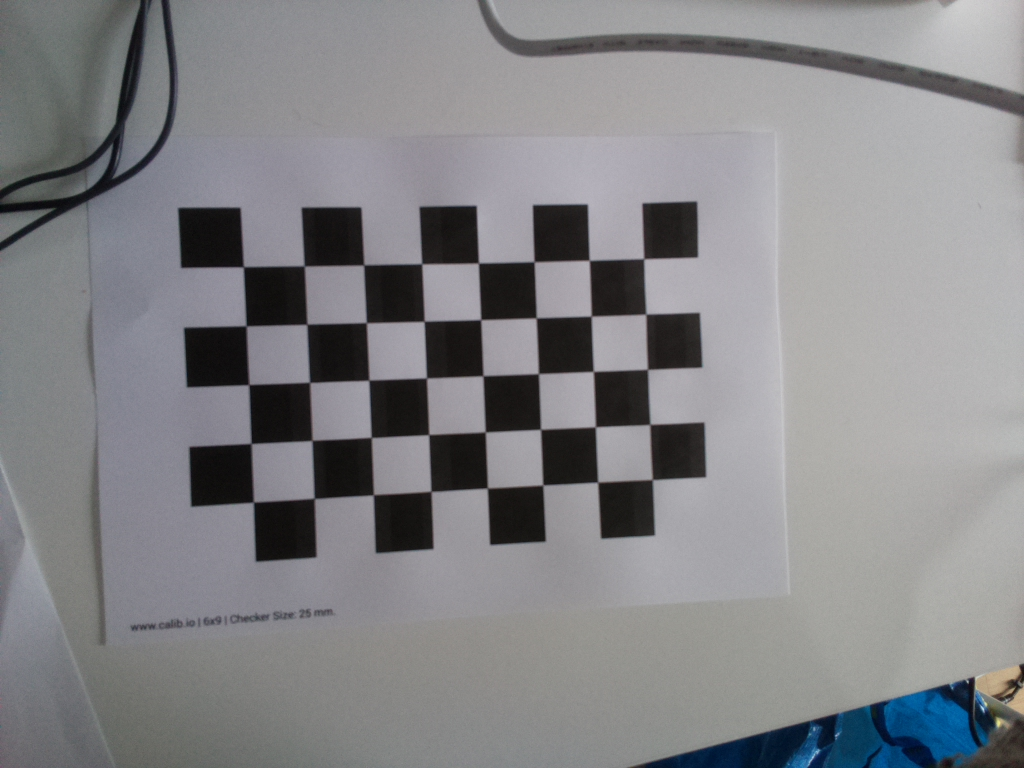
#> input picture data/img_001.jpg, 1024 x 768 px; its folder holds only this picture in this run
$ python main.py
#> lines starting #> are read from the running program, lines starting #| are printed output that depends on the picture; long printed decimals are rounded
### algorithm/opencv/calibration.py
import numpy as np
import cv2 as cv
import matplotlib.pyplot as plt
from PIL import Image
from visualization.checkerboard import show_cb_image_with_detected_corners, draw_XY_arrows
from algorithm.general.feature_analysis import define_XYZ_coordinate_system
from algorithm.general.calib import CameraCalib


def calibrate_with_opencv(input_files: dict, config: dict):
    """
    Checkerboard detection and camera calibration are done using OpenCV. Camera extrinsics, intrinsics, and reprojection
    errors can be obtained.
    Reference: https://docs.opencv.org/4.x/dc/dbb/tutorial_py_calibration.html  [Accessed: 05 Jan., 2024]
    """
    opencvcalib = OpenCVcalib(input_files, config)
    opencvcalib()


class OpenCVcalib(CameraCalib):
    """
    Checkerboard detection and camera calibration are done using OpenCV. Camera extrinsics, intrinsics, and reprojection
    errors can be obtained.
    Reference: https://docs.opencv.org/4.x/dc/dbb/tutorial_py_calibration.html  [Accessed: 05 Jan., 2024]
    """

    def __init__(self, input_files: dict, config: dict):
        super().__init__(input_files, config)

    def __call__(self):

        for idx, img_file in enumerate(self.img_file_list):
            img = np.array(Image.open(img_file))
#> img is the input picture: shape (768, 1024, 3); mean R, G, B 132.3, 132.5, 135.2
            gray_img = cv.cvtColor(img, cv.COLOR_RGB2GRAY)

            detected, detected_corners = cv.findChessboardCorners(
                image=gray_img, patternSize=self.checker_shape, corners=None
            )
#> detected = True; detected_corners = 40 rows, first 8: [243.5, 266.5], [302.6, 264.5], [362.4, 266.4], [421.5, 263.5], [477.5, 263.8], [533.3, 260.4], [588.5, 261], [644.2, 258.9]

            if detected:
                detected_corners_subpix = cv.cornerSubPix(
                    image=gray_img, corners=detected_corners, winSize=(11, 11), zeroZone=(-1, -1),
                    criteria=(cv.TERM_CRITERIA_EPS + cv.TERM_CRITERIA_MAX_ITER, 30, 0.001)  # Termination criteria
                )
#> detected_corners_subpix = 40 rows, first 8: [243.3, 266.8], [304.2, 265.9], [363.7, 264.9], [421.7, 263.8], [478.4, 263], [534.1, 261.7], [589.2, 260.3], [643.7, 258.7]
                self.points2d.append(
                    np.squeeze(detected_corners_subpix)
                )
            else:
                print(f"Corners are not detected ({img_file.name})")

        num_valid_files = len(self.points2d)  # Number of files where checkerboard corners are detected.
#> num_valid_files = 1
        points3d = num_valid_files * [self.points3d]   # 3D point in space
#> points3d = 1 item

        ret, K, distortion_params, rvecs, tvecs = cv.calibrateCamera(
            objectPoints=points3d,
            imagePoints=self.points2d,
            imageSize=gray_img.shape,  # TODO: chceck if this is gray_img.shape[::-1]
            cameraMatrix=None,
            distCoeffs=None
        )
#> ret = 0.164; K = [[4331.3, 0, 412.5], [0, 3616.8, 503.8], [0, 0, 1]]; distortion_params = [[4.2, -86.56, 0.127, -0.05, -0.922]]; rvecs = ([0.0538, -0.58, -0.0484],); tvecs = ([-58.97, -100.6, 1531.4],)

        np.set_printoptions(precision=3, suppress=True)
        print(f"- Intrinsic parameters : \n{K}")
#| - Intrinsic parameters :
#| [[4331.262    0.     412.476]
#|  [   0.    3616.775  503.821]
#|  [   0.       0.       1.   ]]

        # See the link below to check the definition of distortion coefficients.
        # https://docs.opencv.org/4.x/d9/d0c/group__calib3d.html#ga3207604e4b1a1758aa66acb6ed5aa65d
        print(f" Distortion parameters (k1 k2 p1 p2 k3 k4 ...): {distortion_params}")
#> (printed output is left out)

        print("- Extrinsic parameters")

        # Arrow setting for visualization
        magnification_factor = 30
        head_width = 15
        head_length = 10

        reprojection_error = []

        for i in range(num_valid_files):

            projected_points2d, _ = cv.projectPoints(
                objectPoints=points3d[i], rvec=rvecs[i], tvec=tvecs[i], cameraMatrix=K, distCoeffs=distortion_params
            )
#> projected_points2d = 40 rows, first 8: [243, 266.8], [304.1, 265.9], [363.6, 265], [421.6, 264], [478.4, 262.8], [534.3, 261.6], [589.4, 260.3], [643.8, 258.9]

            # averaged over all the corners detected in a single image
            reprojection_error.append(
                self.calculate_reprojection_error(
                    reference_points2d=self.points2d[i], projected_points2d=projected_points2d
                )
            )

            if self.show_figure:
                plt.figure()

                img = np.array(Image.open(self.img_file_list[i]))

                # Show a checkerboard image with detected corners
                show_cb_image_with_detected_corners(
                    img=img, detected_points=self.points2d[i], figure_title=self.img_file_list[i].name,
                    marker_style="x", marker_color="yellow", label="Detected corners"
                )
                plt.plot(
                    projected_points2d[:, 0, 0],
                    projected_points2d[:, 0, 1],
                    marker=".", color="blue", linestyle='None', label="Reprojection"
                )
                plt.legend(loc='center left', bbox_to_anchor=(1, 0.5))
                plt.tight_layout()

                # Set an origin (X, Y, Z) = (0, 0, 0) and unit vectors in X and Y directions.
                origin_point, x0, y0 = define_XYZ_coordinate_system(
                    rvec=rvecs[i], tvec=tvecs[i], intrinsicK=K, distortion_coeff=distortion_params
                )

                # Draw arrows to show X and Y axes
                draw_XY_arrows(
                    origin_point=origin_point,
                    x0=x0,
                    y0=y0,
                    magnification_factor=magnification_factor,
                    head_width=head_width,
                    head_length=head_length,
                )

            print(f"{self.img_file_list[i].name} | Reprojection error = {reprojection_error[-1]:.5f}")
            Rt = np.concatenate([cv.Rodrigues(rvecs[i])[0], tvecs[i].reshape(3, 1)], axis=1)
            print(f"[R | t]:\n{Rt}")
            print("Rot. vec: ", rvecs[i].flatten(), "\n")

        print("- Mean reprojection error")
        print(f" Overall: {np.mean(reprojection_error):.5f}")  # Averaging reprojection errors over all images

        plt.figure()
        plt.bar(
            np.arange(num_valid_files), reprojection_error, color="blue", alpha=0.5
        )
        plt.plot(
            [-0.5, num_valid_files - 0.5], np.mean(reprojection_error) * np.ones(2), "k--"
        )
        plt.xlabel("Images")
        plt.ylabel("Mean reprojection error (pixel)")
        plt.show()

### algorithm/general/calib.py
import numpy as np
from typing import List, Tuple
from enum import Enum
import os


class CalibMethod(Enum):
    OPENCV = "opencv"
    MATLAB = "matlab"
    ZHANG2000 = "zhang2000"


class CameraCalib:
    data_folder: os.PathLike
    checker_shape: Tuple  # Checkerboard shape: ([numbers of corners per column], [number of corners per row])
    checker_size: float  # Size of one square in a checkerboard in mm.
    get_skewness: bool  # Boolean for getting skewness (gamma) in an intrinsics matrix
    num_img_data: int  # Number of image data
    img_file_list: List  # Image file list
    points2d: List   # Detected checkerboard corners in the 2D image plane
    points3d: np.ndarray   # Corresponding 3D points in space

    def __init__(self, input_files: dict, config: dict):

        print(f"Calibration method: {config['calibration_method'].value}")

        self.data_folder = input_files["img_folder"]

        self.img_file_list = list(
            input_files["img_folder"].glob(f"*{config['input_file_format']}")
        )
        self.img_file_list.sort()

        self.num_img_data = len(self.img_file_list)

        if self.num_img_data == 0:
            raise FileNotFoundError(
                "No image files are found. Check directory name or image data type (jpg, png, and so on)"
            )

        self.checker_shape = config["checkerboard"]["num_corners"]
        self.checker_size = config["checkerboard"]["checker_size"]
        self.points2d = []
        self.points3d = self.create_3d_point_of_checker_corners()
        self.show_figure = config["checkerboard"]["show_figure"]

    def create_3d_point_of_checker_corners(self) -> np.ndarray:

        world_points3d = np.zeros(
            (np.prod(self.checker_shape), 3)
        ).astype(np.float32)  # Object points in 3D
        world_points3d[:, :2] = np.mgrid[
                                0:self.checker_shape[0],
                                0:self.checker_shape[1]
                           ].T.reshape(-1, 2) * self.checker_size  # Z values are always 0.

        # x = np.arange(0, checker_shape[1], 1)
        # y = np.arange(checker_shape[0], 0, -1) - 1
        #
        # corners3d = np.stack(
        #     [
        #         np.tile(y, checker_shape[1]),
        #         np.repeat(x, checker_shape[0])
        #     ], axis=1
        # ) * checker_size

        return world_points3d.astype(np.float32)

    @staticmethod
    def calculate_reprojection_error(reference_points2d: np.ndarray, projected_points2d: np.ndarray) -> float:
        """
        Compute reprojection error.
        :param reference_points2d: Coordinates of detected checkerboard corners
        :param projected_points2d: Coordinates of reprojected points
        :return: reprojection error averaged over all the points.
        """
        err = np.squeeze(reference_points2d) - np.squeeze(projected_points2d)
#> err = 40 pairs, first value -0.229 to 0.328, second value -0.249 to 0.149
        return np.mean(
                    np.sqrt(err[:, 0] ** 2 + err[:, 1] ** 2)
               )

### algorithm/general/feature_analysis.py
import cv2 as cv
import numpy as np
from typing import Tuple


# [23 lines left out: function detect_corners, not called in this run]


def define_XYZ_coordinate_system(
        rvec: np.ndarray, tvec: np.ndarray, intrinsicK: np.ndarray, distortion_coeff: np.ndarray
):
    """
    Get (X, Y. Z) = (0, 0, 0) and unit vectors along X and Y axes. These values can be used for visualization of X and
    Y axes.
    :param rvec: Rotation vector
    :param tvec: Translation vector
    :param intrinsicK: Camera intrinsics matrix
    :param distortion_coeff: Distortion coefficients. It follows OpenCV convention: k1, k2, p1, p2, k3, ....
    :return:
        - origion_point: (X,Y,Z) = (0, 0, 0)
        - x0: Unit vector in the X direction.
        - y0: Unit vector in the Y direction.
    """

    # Origin point (X, Y, Z) = (0, 0, 0)
    origin_point = cv.projectPoints(
        objectPoints=np.array([0.0, 0.0, 0.0]), rvec=rvec,
        tvec=tvec, cameraMatrix=intrinsicK, distCoeffs=distortion_coeff
    )[0][0][0]
#> origin_point = [243, 266.8]

    # Set a unit vector in X
    x0 = cv.projectPoints(
        objectPoints=np.array([1.0, 0.0, 0.0]), rvec=rvec,
        tvec=tvec, cameraMatrix=intrinsicK, distCoeffs=distortion_coeff
    )[0][0][0]
#> x0 = [245.5, 266.7]

    # Set a unit vector in Y
    y0 = cv.projectPoints(
        objectPoints=np.array([0.0, 1.0, 0.0]), rvec=rvec,
        tvec=tvec, cameraMatrix=intrinsicK, distCoeffs=distortion_coeff
    )[0][0][0]
#> y0 = [243.1, 269.2]
#> in __call__, `origin_point, x0, y0 = define_XYZ_coordinate_system( rvec=rvecs[i], tv..`: origin_point = [243, 266.8]; x0 = [245.5, 266.7]; y0 = [243.1, 269.2]

    return origin_point, x0, y0

### visualization/checkerboard.py
import matplotlib.pyplot as plt
import numpy as np


def show_cb_image_with_detected_corners(
        img: np.ndarray,
        detected_points: np.ndarray,
        figure_title: str,
        marker_style=".",
        marker_color="green",
        label=None
):
    """
    This function shows a checkerboard image with detected points.

    :param img: image (gray or color).
    :param detected_points: Numpy array with the dimension of [number of detected points] x 2.
    :param figure_title: figure tile to be visualized.
    :param marker_style: marker for showing detected checker corners.
    :param marker_color: marker color
    :param label: label
    """

    plt.imshow(img)
    if figure_title is not None:
        plt.title(figure_title)

    plt.plot(
        detected_points[:, 0], detected_points[:, 1],
        marker=marker_style, color=marker_color, linestyle='None', label=label
    )


def draw_XY_arrows(
        origin_point: np.ndarray,
        x0: np.ndarray,
        y0: np.ndarray,
        magnification_factor,
        head_width: int,
        head_length: int,
        arrow_color="red",
        annotation_color="yellow"
):
    """
    Draw X and Y axes arrows
    :param origin_point: Array with 2 elements for (X, Y) = (0, 0)
    :param x0: Array with 2 elements. X axis can be defined by x0 - origin_point.
    :param y0: Array with 2 elements. Y axis can be defined by x0 - origin_point.
    :param magnification_factor: Arrow magnification factor used for determining the length of arrows
    :param head_width: Arrow head width
    :param head_length: Arrow head length
    :param arrow_color: Arrow color
    :param annotation_color: Annotation ("X" and "Y") colors
    """
#> called with origin_point = array of shape (2,), x0 = array of shape (2,), y0 = array of shape (2,), magnification_factor = 30, head_width = 15, head_length = 10, arrow_color = 'red', annotation_color = 'yellow'

    # Set arrow lengths for visualization
    arrow_lengthX_x = magnification_factor * (x0[0] - origin_point[0])
#> arrow_lengthX_x = 74.45
    arrow_lengthX_y = magnification_factor * (x0[1] - origin_point[1])
#> arrow_lengthX_y = -0.988
    arrow_lengthY_x = magnification_factor * (y0[0] - origin_point[0])
#> arrow_lengthY_x = 3.96
    arrow_lengthY_y = magnification_factor * (y0[1] - origin_point[1])
#> arrow_lengthY_y = 71.18

    # Show an origin point
    plt.plot(origin_point[0], origin_point[1],
             color="red", marker="o", markersize=5, markerfacecolor='none')

    # Show an arrow in X direction.
    plt.arrow(x=origin_point[0], y=origin_point[1],
              dx=arrow_lengthX_x, dy=arrow_lengthX_y,
              head_width=head_width, head_length=head_length, color=arrow_color)
    plt.annotate(
        text="X",
        xy=(origin_point[0] + arrow_lengthX_x + 10, origin_point[1] + arrow_lengthX_y),
        color=annotation_color
    )

    # Show an arrow in Y direction.
    plt.arrow(x=origin_point[0], y=origin_point[1],
              dx=arrow_lengthY_x, dy=arrow_lengthY_y,
              head_width=head_width, head_length=head_length, color=arrow_color)
    plt.annotate(
        text="Y",
        xy=(origin_point[0] + arrow_lengthY_x, origin_point[1] + arrow_lengthY_y + 50),
        color=annotation_color
    )

### sample/main.py
from pathlib import Path
from algorithm.opencv.calibration import calibrate_with_opencv
from algorithm.matlab.calibration import calibrate_with_matlab
from algorithm.zhang2000.calibration import calibrate_with_zhang_method
from algorithm.general.calib import CalibMethod


INPUT_FILES = {
    "img_folder": Path("data")
}

CONFIG = {
    "input_file_format": ".jpg",
    # "calibration_method": CalibMethod.ZHANG2000,
    "calibration_method": CalibMethod.OPENCV,
    # "calibration_method": CalibMethod.MATLAB,
    "checkerboard": {
        "num_corners": (8, 5),  # ([numbers of corners per column], [number of corners per row])
        "checker_size": 25,  # mm (millimeter)
        "show_figure": True,  # Show checkerboard images, detected corners, and reprojected points.
    },

    # "zhang2000": {  # Config for the CalibMethod.ZHANG2000 method.
    #     "get_skewness": False,  # gamma in an intrinsic matrix [[alpha, gamma, u0], [0, beta, v0], [0, 0, 1]]
    #     "optimize_parameters": True
    # }

    # "matlab": {
    #     "get_skewness": False,
    #     "get_tangential_distortion": False,
    #     "num_radial_distortion_coefs": 2
    # }
}


def main(input_files: dict, config: dict):

    if config["calibration_method"] == CalibMethod.OPENCV:
        calibrate_with_opencv(input_files, config)
#| img_001.jpg | Reprojection error = 0.1439
#> in __call__, `Rt = np.concatenate([cv.Rodrigues(rvecs[i])[0], tvecs[i].reshape(3, 1)..`: Rt = [[0.835, 0.0305, -0.549, -58.97], [-0.0608, 0.997, -0.0371, -100.6], [0.547, 0.0644, 0.835, 1531.4]]
#| [R | t]:
#| [[   0.835    0.031   -0.549  -58.974]
#|  [  -0.061    0.997   -0.037 -100.638]
#|  [   0.547    0.064    0.835 1531.353]]
#| Rot. vec:  [ 0.054 -0.58  -0.048]
#|  Overall: 0.1439
#> in __call__, `plt.show()`:
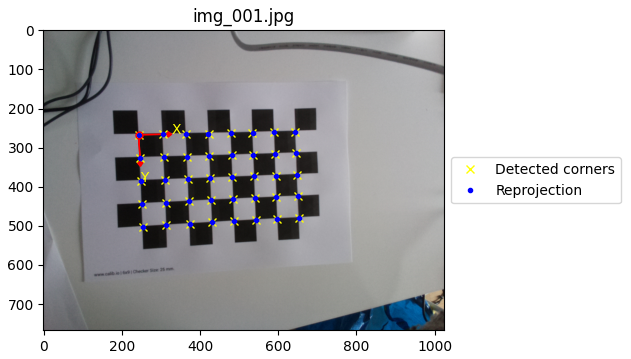
#> figure drawn by matplotlib, 1 panel
#> in __call__, `plt.show()`:
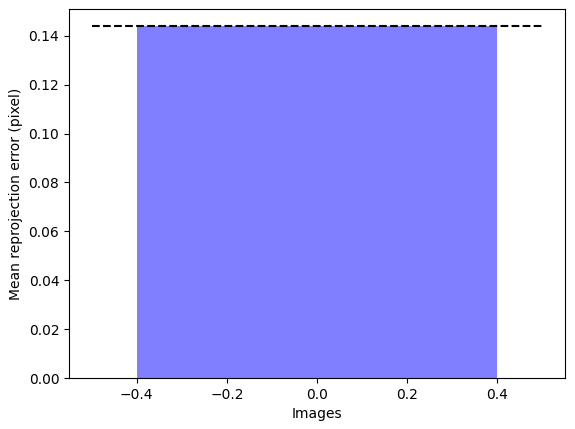
#> figure drawn by matplotlib, 1 panel
    elif config["calibration_method"] == CalibMethod.MATLAB:
        calibrate_with_matlab(input_files, config)
    elif config["calibration_method"] == CalibMethod.ZHANG2000:
        calibrate_with_zhang_method(input_files, config)
    else:
        raise NotImplementedError("Select a right calibration method.")


if __name__ == "__main__":
    main(input_files=INPUT_FILES, config=CONFIG)

$ run again, on data/img_005.jpg
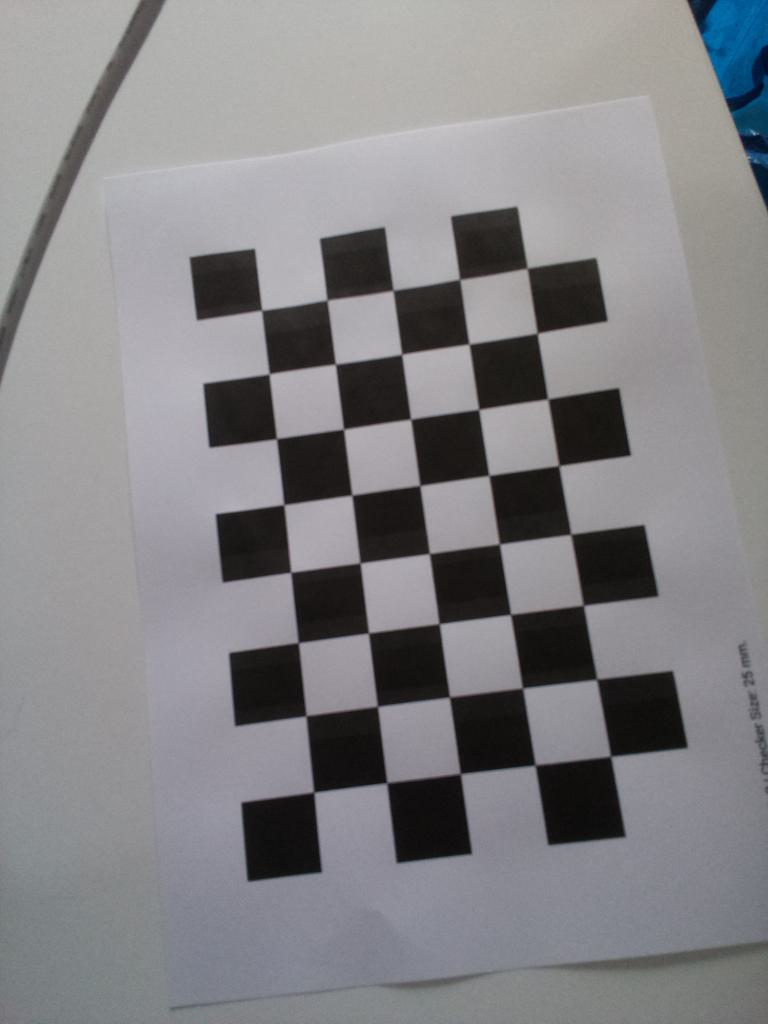
#> input picture data/img_005.jpg, 768 x 1024 px
#> in __call__, img is the input picture: shape (1024, 768, 3); mean R, G, B 131.4, 130.8, 133.7
#> detected = True; detected_corners = 40 rows, first 8: [314, 792], [306, 715.5], [299.9, 643.9], [293, 575], [286, 502], [275.2, 440], [268.1, 372.9], [260.5, 311.5]
#> detected_corners_subpix = 40 rows, first 8: [313.8, 792.2], [306, 715.8], [298.3, 642.6], [290.8, 572.3], [283.7, 504.6], [276.5, 438.7], [269.1, 373.8], [261.6, 310.2]
#> num_valid_files = 1
#> points3d = 1 item
#> ret = 0.194; K = [[138.8, 0, 553], [0, 132.2, 426.6], [0, 0, 1]]; distortion_params = [[0.004, -3.83e-05, -0.00341, 0.00416, 5.08e-07]]; rvecs = ([-0.0323, -0.0155, -1.73],); tvecs = ([-81.21, 128.6, 46.17],)
#| - Intrinsic parameters :
#| [[138.828   0.    553.009]
#|  [  0.    132.18  426.587]
#|  [  0.      0.      1.   ]]
#> (printed output is left out)
#> projected_points2d = 40 rows, first 8: [313.6, 792.1], [306, 715.7], [298.5, 642.7], [291.1, 572.5], [283.7, 504.6], [276.4, 438.5], [269, 373.7], [261.5, 310]
#> err = 40 pairs, first value -0.378 to 0.215, second value -0.34 to 0.231
#> in define_XYZ_coordinate_system, `origin_point = cv.projectPoints( objectPoints=np.array([0.0, 0.0, 0.0]..`: origin_point = [313.6, 792.1]
#> in define_XYZ_coordinate_system, `x0 = cv.projectPoints( objectPoints=np.array([1.0, 0.0, 0.0]), rvec=rv..`: x0 = [313.3, 789]
#> in define_XYZ_coordinate_system, `y0 = cv.projectPoints( objectPoints=np.array([0.0, 1.0, 0.0]), rvec=rv..`: y0 = [316.6, 791.7]
#> in __call__, `origin_point, x0, y0 = define_XYZ_coordinate_system( rvec=rvecs[i], tv..`: origin_point = [313.6, 792.1]; x0 = [313.3, 789]; y0 = [316.6, 791.7]
#> arrow_lengthX_x = -9.37
#> arrow_lengthX_y = -93.86
#> arrow_lengthY_x = 87.57
#> arrow_lengthY_y = -11.45
#| img_005.jpg | Reprojection error = 0.1682
#> Rt = [[-0.155, 0.988, 0.0127, -81.21], [-0.987, -0.156, 0.0289, 128.6], [0.0305, -0.00809, 1, 46.17]]
#| [R | t]:
#| [[ -0.155   0.988   0.013 -81.207]
#|  [ -0.987  -0.156   0.029 128.624]
#|  [  0.03   -0.008   1.     46.17 ]]
#| Rot. vec:  [-0.032 -0.016 -1.727]
#|  Overall: 0.1682
#> in __call__, `plt.show()`:
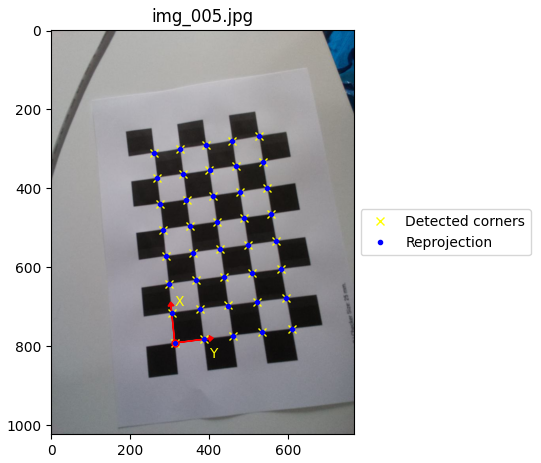
#> figure drawn by matplotlib, 1 panel
#> in __call__, `plt.show()`:
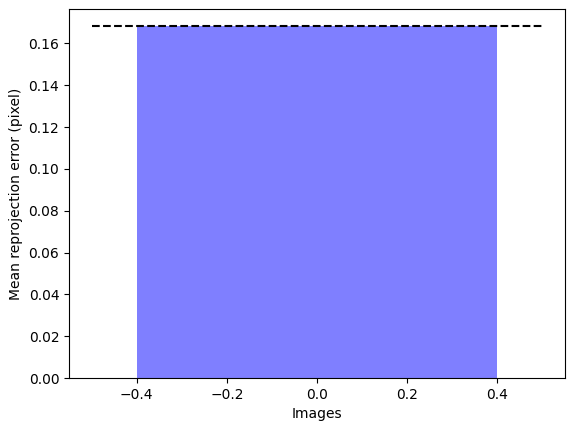
#> figure drawn by matplotlib, 1 panel
